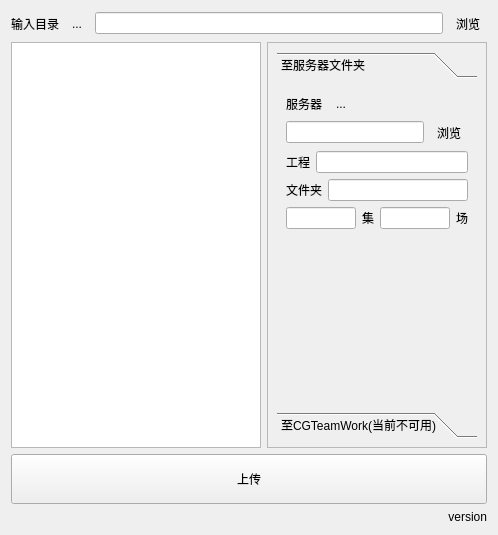
<?xml version="1.0" encoding="UTF-8"?>
<ui version="4.0">
 <class>Dialog</class>
 <widget class="QDialog" name="Dialog">
  <property name="geometry">
   <rect>
    <x>0</x>
    <y>0</y>
    <width>496</width>
    <height>535</height>
   </rect>
  </property>
  <property name="sizePolicy">
   <sizepolicy hsizetype="Expanding" vsizetype="Expanding">
    <horstretch>0</horstretch>
    <verstretch>0</verstretch>
   </sizepolicy>
  </property>
  <property name="windowTitle">
   <string>上传工具</string>
  </property>
  <layout class="QVBoxLayout" name="verticalLayout">
   <item>
    <layout class="QHBoxLayout" name="horizontalLayout_5">
     <item>
      <widget class="QLabel" name="label_6">
       <property name="sizePolicy">
        <sizepolicy hsizetype="Preferred" vsizetype="Preferred">
         <horstretch>0</horstretch>
         <verstretch>0</verstretch>
        </sizepolicy>
       </property>
       <property name="text">
        <string>输入目录</string>
       </property>
      </widget>
     </item>
     <item>
      <widget class="QToolButton" name="toolButtonOpenDir">
       <property name="text">
        <string>...</string>
       </property>
       <property name="autoRaise">
        <bool>true</bool>
       </property>
      </widget>
     </item>
     <item>
      <widget class="QLineEdit" name="dirEdit">
       <property name="dragEnabled">
        <bool>true</bool>
       </property>
      </widget>
     </item>
     <item>
      <widget class="QToolButton" name="dirButton">
       <property name="text">
        <string>浏览</string>
       </property>
       <property name="autoRaise">
        <bool>true</bool>
       </property>
      </widget>
     </item>
    </layout>
   </item>
   <item>
    <layout class="QHBoxLayout" name="horizontalLayout_2">
     <item>
      <widget class="QListWidget" name="listWidget">
       <property name="sizePolicy">
        <sizepolicy hsizetype="Expanding" vsizetype="Expanding">
         <horstretch>0</horstretch>
         <verstretch>0</verstretch>
        </sizepolicy>
       </property>
       <property name="minimumSize">
        <size>
         <width>250</width>
         <height>0</height>
        </size>
       </property>
      </widget>
     </item>
     <item>
      <widget class="QFrame" name="frame">
       <property name="sizePolicy">
        <sizepolicy hsizetype="Preferred" vsizetype="Expanding">
         <horstretch>0</horstretch>
         <verstretch>0</verstretch>
        </sizepolicy>
       </property>
       <property name="minimumSize">
        <size>
         <width>220</width>
         <height>0</height>
        </size>
       </property>
       <property name="maximumSize">
        <size>
         <width>220</width>
         <height>16777215</height>
        </size>
       </property>
       <property name="sizeIncrement">
        <size>
         <width>0</width>
         <height>0</height>
        </size>
       </property>
       <property name="baseSize">
        <size>
         <width>0</width>
         <height>0</height>
        </size>
       </property>
       <property name="frameShape">
        <enum>QFrame::StyledPanel</enum>
       </property>
       <property name="frameShadow">
        <enum>QFrame::Raised</enum>
       </property>
       <layout class="QVBoxLayout" name="verticalLayout_5">
        <item>
         <widget class="QToolBox" name="toolBox">
          <property name="sizePolicy">
           <sizepolicy hsizetype="Preferred" vsizetype="Preferred">
            <horstretch>0</horstretch>
            <verstretch>0</verstretch>
           </sizepolicy>
          </property>
          <property name="minimumSize">
           <size>
            <width>200</width>
            <height>0</height>
           </size>
          </property>
          <property name="currentIndex">
           <number>0</number>
          </property>
          <widget class="QWidget" name="page">
           <property name="geometry">
            <rect>
             <x>0</x>
             <y>0</y>
             <width>200</width>
             <height>341</height>
            </rect>
           </property>
           <attribute name="label">
            <string>至服务器文件夹</string>
           </attribute>
           <layout class="QVBoxLayout" name="verticalLayout_2">
            <item>
             <layout class="QHBoxLayout" name="horizontalLayout_3">
              <item alignment="Qt::AlignLeft">
               <widget class="QLabel" name="label_4">
                <property name="text">
                 <string>服务器</string>
                </property>
               </widget>
              </item>
              <item>
               <widget class="QToolButton" name="toolButtonOpenServer">
                <property name="text">
                 <string>...</string>
                </property>
                <property name="autoRaise">
                 <bool>true</bool>
                </property>
               </widget>
              </item>
              <item>
               <spacer name="horizontalSpacer">
                <property name="orientation">
                 <enum>Qt::Horizontal</enum>
                </property>
                <property name="sizeHint" stdset="0">
                 <size>
                  <width>40</width>
                  <height>20</height>
                 </size>
                </property>
               </spacer>
              </item>
             </layout>
            </item>
            <item>
             <layout class="QHBoxLayout" name="horizontalLayout_4">
              <item>
               <widget class="QLineEdit" name="serverEdit">
                <property name="dragEnabled">
                 <bool>true</bool>
                </property>
               </widget>
              </item>
              <item>
               <widget class="QToolButton" name="serverButton">
                <property name="text">
                 <string>浏览</string>
                </property>
                <property name="autoRaise">
                 <bool>true</bool>
                </property>
               </widget>
              </item>
             </layout>
            </item>
            <item>
             <layout class="QHBoxLayout" name="horizontalLayout_12">
              <item>
               <widget class="QLabel" name="label_13">
                <property name="text">
                 <string>工程</string>
                </property>
               </widget>
              </item>
              <item>
               <widget class="QLineEdit" name="projectEdit"/>
              </item>
             </layout>
            </item>
            <item>
             <layout class="QHBoxLayout" name="horizontalLayout_6">
              <item>
               <widget class="QLabel" name="label_7">
                <property name="text">
                 <string>文件夹</string>
                </property>
               </widget>
              </item>
              <item>
               <widget class="QLineEdit" name="folderEdit"/>
              </item>
             </layout>
            </item>
            <item>
             <layout class="QHBoxLayout" name="horizontalLayout">
              <item>
               <widget class="QLineEdit" name="epEdit"/>
              </item>
              <item>
               <widget class="QLabel" name="label">
                <property name="text">
                 <string>集</string>
                </property>
               </widget>
              </item>
              <item>
               <widget class="QLineEdit" name="scEdit"/>
              </item>
              <item>
               <widget class="QLabel" name="label_2">
                <property name="text">
                 <string>场</string>
                </property>
               </widget>
              </item>
             </layout>
            </item>
            <item>
             <spacer name="verticalSpacer">
              <property name="orientation">
               <enum>Qt::Vertical</enum>
              </property>
              <property name="sizeHint" stdset="0">
               <size>
                <width>20</width>
                <height>40</height>
               </size>
              </property>
             </spacer>
            </item>
           </layout>
          </widget>
          <widget class="QWidget" name="page_2">
           <property name="enabled">
            <bool>false</bool>
           </property>
           <property name="geometry">
            <rect>
             <x>0</x>
             <y>0</y>
             <width>200</width>
             <height>341</height>
            </rect>
           </property>
           <attribute name="label">
            <string>至CGTeamWork(当前不可用)</string>
           </attribute>
          </widget>
         </widget>
        </item>
       </layout>
      </widget>
     </item>
    </layout>
   </item>
   <item>
    <widget class="QPushButton" name="syncButton">
     <property name="sizePolicy">
      <sizepolicy hsizetype="MinimumExpanding" vsizetype="Fixed">
       <horstretch>0</horstretch>
       <verstretch>0</verstretch>
      </sizepolicy>
     </property>
     <property name="minimumSize">
      <size>
       <width>0</width>
       <height>50</height>
      </size>
     </property>
     <property name="text">
      <string>上传</string>
     </property>
     <property name="autoDefault">
      <bool>false</bool>
     </property>
    </widget>
   </item>
   <item>
    <widget class="QLabel" name="version_label">
     <property name="text">
      <string>version</string>
     </property>
     <property name="alignment">
      <set>Qt::AlignRight|Qt::AlignTrailing|Qt::AlignVCenter</set>
     </property>
    </widget>
   </item>
  </layout>
  <action name="actionSheet">
   <property name="text">
    <string>sheet</string>
   </property>
  </action>
  <action name="actionSync">
   <property name="text">
    <string>sync</string>
   </property>
  </action>
  <action name="actionOpen">
   <property name="text">
    <string>open</string>
   </property>
  </action>
  <action name="actionServer">
   <property name="text">
    <string>server</string>
   </property>
  </action>
  <action name="actionDir">
   <property name="text">
    <string>dir</string>
   </property>
  </action>
  <action name="actionNuke">
   <property name="text">
    <string>nuke</string>
   </property>
  </action>
  <action name="actionUpdateUI">
   <property name="text">
    <string>updateUI</string>
   </property>
  </action>
  <action name="actionOpenDir">
   <property name="text">
    <string>openDir</string>
   </property>
  </action>
  <action name="actionOpenServer">
   <property name="text">
    <string>openServer</string>
   </property>
  </action>
 </widget>
 <resources/>
 <connections>
  <connection>
   <sender>dirButton</sender>
   <signal>clicked()</signal>
   <receiver>actionDir</receiver>
   <slot>trigger()</slot>
   <hints>
    <hint type="sourcelabel">
     <x>442</x>
     <y>38</y>
    </hint>
    <hint type="destinationlabel">
     <x>-1</x>
     <y>-1</y>
    </hint>
   </hints>
  </connection>
  <connection>
   <sender>serverButton</sender>
   <signal>clicked()</signal>
   <receiver>actionServer</receiver>
   <slot>trigger()</slot>
   <hints>
    <hint type="sourcelabel">
     <x>429</x>
     <y>172</y>
    </hint>
    <hint type="destinationlabel">
     <x>-1</x>
     <y>-1</y>
    </hint>
   </hints>
  </connection>
  <connection>
   <sender>toolButtonOpenDir</sender>
   <signal>clicked()</signal>
   <receiver>actionOpenDir</receiver>
   <slot>trigger()</slot>
   <hints>
    <hint type="sourcelabel">
     <x>82</x>
     <y>19</y>
    </hint>
    <hint type="destinationlabel">
     <x>-1</x>
     <y>-1</y>
    </hint>
   </hints>
  </connection>
  <connection>
   <sender>toolButtonOpenServer</sender>
   <signal>clicked()</signal>
   <receiver>actionOpenServer</receiver>
   <slot>trigger()</slot>
   <hints>
    <hint type="sourcelabel">
     <x>105</x>
     <y>161</y>
    </hint>
    <hint type="destinationlabel">
     <x>-1</x>
     <y>-1</y>
    </hint>
   </hints>
  </connection>
  <connection>
   <sender>syncButton</sender>
   <signal>clicked()</signal>
   <receiver>actionSync</receiver>
   <slot>trigger()</slot>
   <hints>
    <hint type="sourcelabel">
     <x>347</x>
     <y>460</y>
    </hint>
    <hint type="destinationlabel">
     <x>-1</x>
     <y>-1</y>
    </hint>
   </hints>
  </connection>
 </connections>
</ui>
